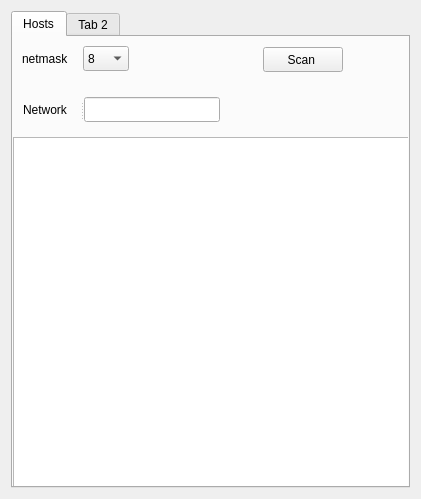
<?xml version="1.0" encoding="UTF-8"?>
<ui version="4.0">
 <class>Form</class>
 <widget class="QWidget" name="Form">
  <property name="enabled">
   <bool>true</bool>
  </property>
  <property name="geometry">
   <rect>
    <x>0</x>
    <y>0</y>
    <width>421</width>
    <height>499</height>
   </rect>
  </property>
  <property name="sizePolicy">
   <sizepolicy hsizetype="Expanding" vsizetype="Expanding">
    <horstretch>0</horstretch>
    <verstretch>0</verstretch>
   </sizepolicy>
  </property>
  <property name="minimumSize">
   <size>
    <width>421</width>
    <height>499</height>
   </size>
  </property>
  <property name="maximumSize">
   <size>
    <width>421</width>
    <height>499</height>
   </size>
  </property>
  <property name="windowTitle">
   <string>Abu-Trika</string>
  </property>
  <property name="toolTip">
   <string>Abu-Trika</string>
  </property>
  <layout class="QGridLayout" name="gridLayout">
   <item row="0" column="0">
    <widget class="QTabWidget" name="Tabs">
     <property name="sizePolicy">
      <sizepolicy hsizetype="Expanding" vsizetype="Expanding">
       <horstretch>0</horstretch>
       <verstretch>0</verstretch>
      </sizepolicy>
     </property>
     <property name="minimumSize">
      <size>
       <width>0</width>
       <height>0</height>
      </size>
     </property>
     <property name="maximumSize">
      <size>
       <width>9999</width>
       <height>99999</height>
      </size>
     </property>
     <property name="currentIndex">
      <number>0</number>
     </property>
     <widget class="QWidget" name="tab_hosts">
      <property name="sizePolicy">
       <sizepolicy hsizetype="Fixed" vsizetype="Fixed">
        <horstretch>0</horstretch>
        <verstretch>0</verstretch>
       </sizepolicy>
      </property>
      <attribute name="title">
       <string>Hosts</string>
      </attribute>
      <widget class="QComboBox" name="comboBox">
       <property name="geometry">
        <rect>
         <x>70</x>
         <y>9</y>
         <width>46</width>
         <height>25</height>
        </rect>
       </property>
       <item>
        <property name="text">
         <string>8</string>
        </property>
       </item>
       <item>
        <property name="text">
         <string>16</string>
        </property>
       </item>
       <item>
        <property name="text">
         <string>24</string>
        </property>
       </item>
      </widget>
      <widget class="QLabel" name="lable_netmask">
       <property name="geometry">
        <rect>
         <x>9</x>
         <y>9</y>
         <width>57</width>
         <height>25</height>
        </rect>
       </property>
       <property name="text">
        <string>netmask </string>
       </property>
      </widget>
      <widget class="QPushButton" name="pushButton">
       <property name="geometry">
        <rect>
         <x>250</x>
         <y>10</y>
         <width>80</width>
         <height>25</height>
        </rect>
       </property>
       <property name="text">
        <string>Scan </string>
       </property>
      </widget>
      <widget class="QSplitter" name="splitter_2">
       <property name="geometry">
        <rect>
         <x>10</x>
         <y>60</y>
         <width>197</width>
         <height>25</height>
        </rect>
       </property>
       <property name="orientation">
        <enum>Qt::Horizontal</enum>
       </property>
       <widget class="QLabel" name="label_network">
        <property name="text">
         <string>Network</string>
        </property>
       </widget>
       <widget class="QLineEdit" name="line_network"/>
      </widget>
      <widget class="QListWidget" name="listWidget">
       <property name="geometry">
        <rect>
         <x>0</x>
         <y>100</y>
         <width>401</width>
         <height>351</height>
        </rect>
       </property>
      </widget>
     </widget>
     <widget class="QWidget" name="tab_2">
      <attribute name="title">
       <string>Tab 2</string>
      </attribute>
     </widget>
    </widget>
   </item>
  </layout>
 </widget>
 <resources/>
 <connections/>
</ui>
